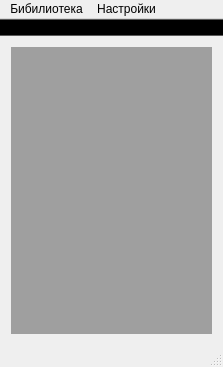
<?xml version="1.0" encoding="UTF-8"?>
<ui version="4.0">
 <class>MainWindow</class>
 <widget class="QMainWindow" name="MainWindow">
  <property name="geometry">
   <rect>
    <x>0</x>
    <y>0</y>
    <width>223</width>
    <height>367</height>
   </rect>
  </property>
  <property name="windowTitle">
   <string>Music Browser</string>
  </property>
  <property name="windowIcon">
   <iconset resource="src.qrc">
    <normaloff>:/icons/debug/icons/genmuslib_icon.png</normaloff>:/icons/debug/icons/genmuslib_icon.png</iconset>
  </property>
  <widget class="QWidget" name="centralWidget">
   <layout class="QVBoxLayout" name="verticalLayout">
    <item>
     <widget class="QMdiArea" name="mdiArea">
      <property name="contextMenuPolicy">
       <enum>Qt::NoContextMenu</enum>
      </property>
      <property name="frameShadow">
       <enum>QFrame::Raised</enum>
      </property>
      <property name="viewMode">
       <enum>QMdiArea::TabbedView</enum>
      </property>
      <property name="documentMode">
       <bool>true</bool>
      </property>
      <property name="tabsClosable">
       <bool>true</bool>
      </property>
      <property name="tabsMovable">
       <bool>true</bool>
      </property>
     </widget>
    </item>
   </layout>
  </widget>
  <widget class="QMenuBar" name="menuBar">
   <property name="geometry">
    <rect>
     <x>0</x>
     <y>0</y>
     <width>223</width>
     <height>21</height>
    </rect>
   </property>
   <widget class="QMenu" name="menu">
    <property name="title">
     <string>Бибилиотека</string>
    </property>
    <addaction name="actionShowLib"/>
   </widget>
   <widget class="QMenu" name="menu_2">
    <property name="title">
     <string>Настройки</string>
    </property>
   </widget>
   <addaction name="menu"/>
   <addaction name="menu_2"/>
  </widget>
  <widget class="QToolBar" name="mainToolBar">
   <property name="styleSheet">
    <string notr="true">background-color: rgb(0, 0, 0);</string>
   </property>
   <property name="movable">
    <bool>false</bool>
   </property>
   <property name="floatable">
    <bool>true</bool>
   </property>
   <attribute name="toolBarArea">
    <enum>TopToolBarArea</enum>
   </attribute>
   <attribute name="toolBarBreak">
    <bool>false</bool>
   </attribute>
  </widget>
  <widget class="QStatusBar" name="statusBar"/>
  <action name="actionShowLib">
   <property name="icon">
    <iconset resource="src.qrc">
     <normaloff>:/icons/debug/icons/show_genmuslib_icon.png</normaloff>:/icons/debug/icons/show_genmuslib_icon.png</iconset>
   </property>
   <property name="text">
    <string>Показать</string>
   </property>
  </action>
 </widget>
 <layoutdefault spacing="6" margin="11"/>
 <resources>
  <include location="src.qrc"/>
 </resources>
 <connections/>
</ui>
